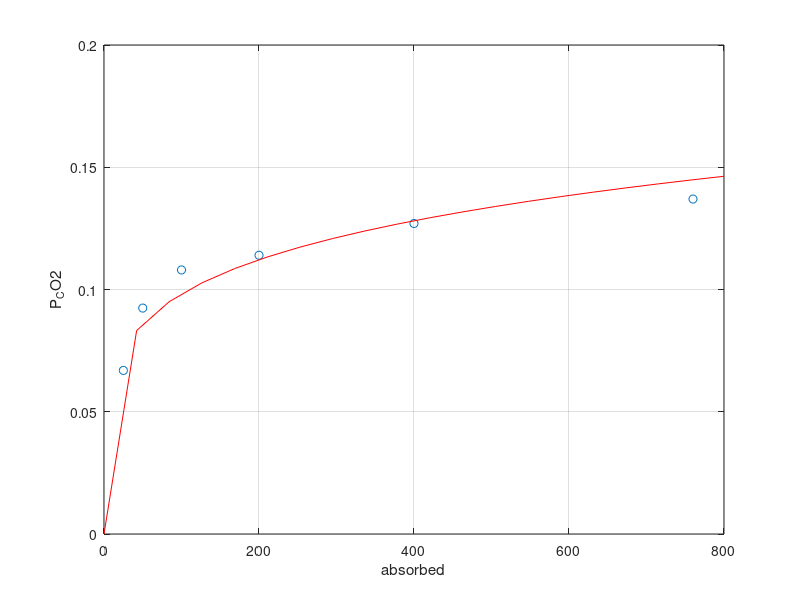

The MATLAB script that drew this image:
function AbsIsotMain

close all;

pCO2=[25 50 100 200 400 760];
yAbs=[6.69e-2 9.24e-2 0.108 0.114 0.127 0.137];
% yAbs = a * pCO2^n
% ln(yAbs) = ln(a) + n * ln(pCO2)
lnpCO2 = log(pCO2);
lnyAbs = log(yAbs);

[lin, linS] = polyfit(lnpCO2, lnyAbs, 1)
% lin(1) = slope; lin(2) = constant
% y = lin(2) + lin(1) * x
a = exp(lin(2)) 
n = lin(1)

x=linspace(0,800,20);
ylin=a*x.^n;

plot(pCO2, yAbs, 'o', x, ylin, '-r');
xlabel('absorbed'); ylabel('P_CO2');
grid on;

end